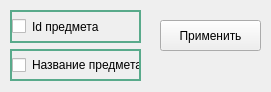
<?xml version="1.0" encoding="UTF-8"?>
<ui version="4.0">
 <class>subjectForm</class>
 <widget class="QWidget" name="subjectForm">
  <property name="geometry">
   <rect>
    <x>0</x>
    <y>0</y>
    <width>271</width>
    <height>92</height>
   </rect>
  </property>
  <property name="windowTitle">
   <string>Настройка отображения</string>
  </property>
  <widget class="QWidget" name="layoutWidget">
   <property name="geometry">
    <rect>
     <x>10</x>
     <y>10</y>
     <width>131</width>
     <height>71</height>
    </rect>
   </property>
   <layout class="QVBoxLayout" name="verticalLayout_2">
    <item>
     <widget class="QCheckBox" name="checkBox_id_subject">
      <property name="sizePolicy">
       <sizepolicy hsizetype="Minimum" vsizetype="Minimum">
        <horstretch>0</horstretch>
        <verstretch>0</verstretch>
       </sizepolicy>
      </property>
      <property name="styleSheet">
       <string notr="true">border: 2px solid;
border-color: rgb(89, 170, 139);</string>
      </property>
      <property name="text">
       <string>Id предмета</string>
      </property>
     </widget>
    </item>
    <item>
     <widget class="QCheckBox" name="checkBox_name_subject">
      <property name="sizePolicy">
       <sizepolicy hsizetype="Minimum" vsizetype="Minimum">
        <horstretch>0</horstretch>
        <verstretch>0</verstretch>
       </sizepolicy>
      </property>
      <property name="styleSheet">
       <string notr="true">border: 2px solid;
border-color: rgb(89, 170, 139);</string>
      </property>
      <property name="text">
       <string>Название предмета</string>
      </property>
     </widget>
    </item>
   </layout>
  </widget>
  <widget class="QPushButton" name="pushButtonApplySettingsSubject">
   <property name="geometry">
    <rect>
     <x>160</x>
     <y>20</y>
     <width>101</width>
     <height>31</height>
    </rect>
   </property>
   <property name="text">
    <string>Применить</string>
   </property>
  </widget>
 </widget>
 <resources/>
 <connections/>
</ui>
